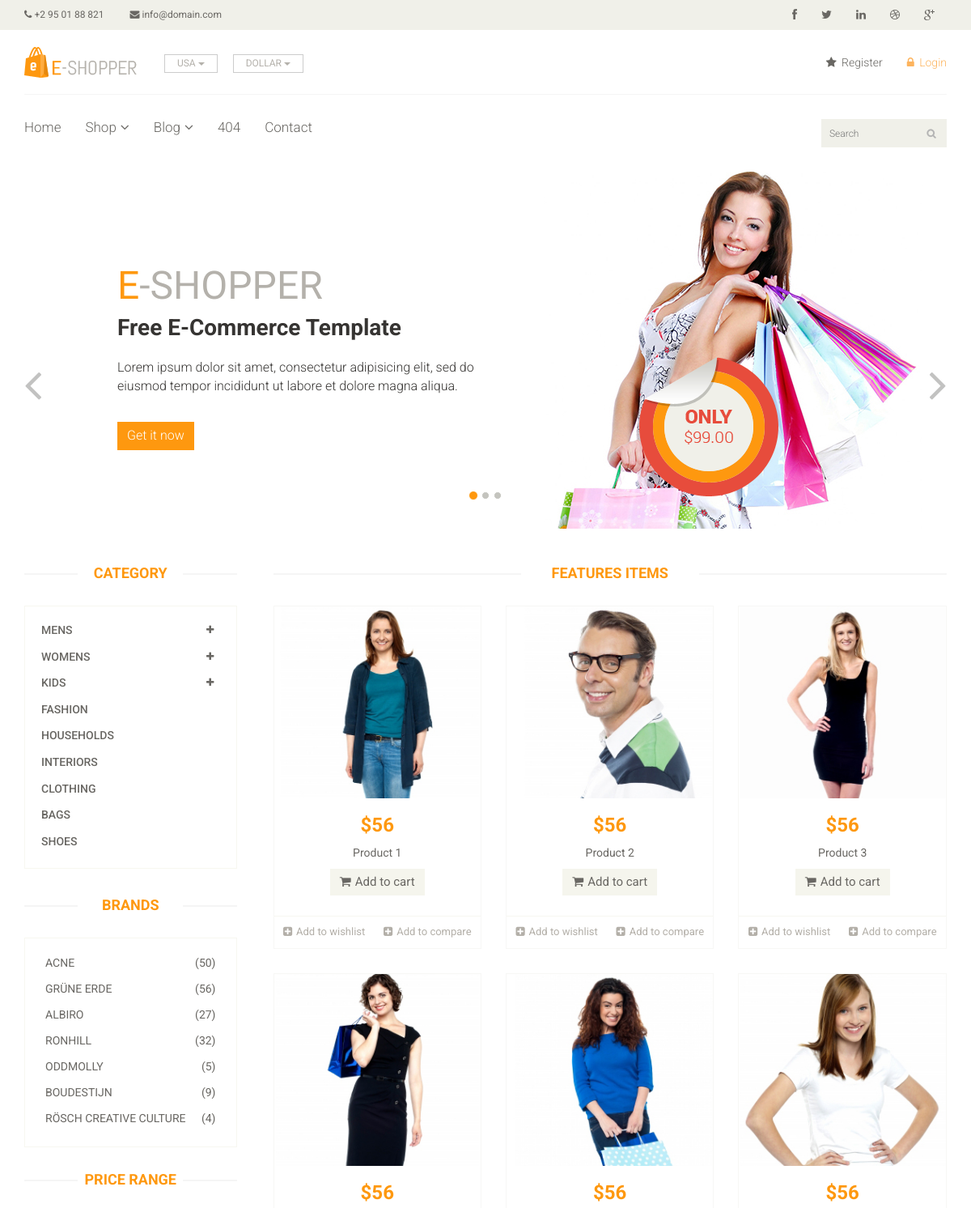
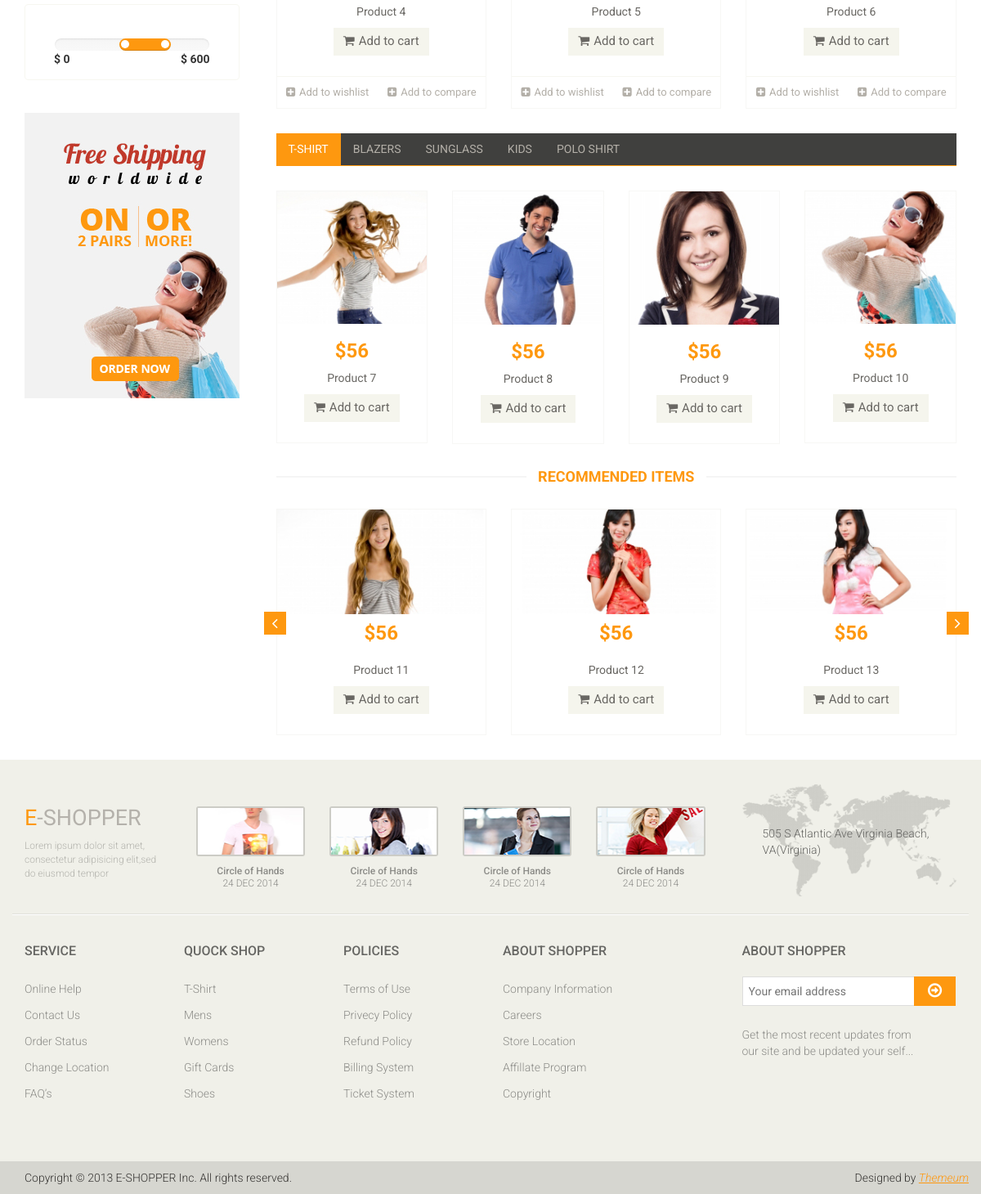
Screenshot of /shopping/ with the database file from the repository (2 pictures, top to bottom).
### shopping/models.py (models this page shows)
class Category(models.Model):
    cate_parent_id = models.IntegerField(blank=True, null=True)
    name = models.TextField()
    description = models.TextField()
    status = models.BooleanField(blank=True, null=True)
    class Meta:
        managed = False
        db_table = 'Category'

class Product(models.Model):
    cate_id = models.IntegerField()
    name = models.TextField()
    price = models.TextField()
    quantity = models.IntegerField()
    image = models.TextField()
    detail = models.TextField()
    status = models.BooleanField(blank=True, null=True)
    class Meta:
        managed = False
        db_table = 'Product'

### shopping/views.py (the view)
def index(request):
    cateParents = Category.objects.filter(cate_parent_id=0)
    featureItems = Product.objects.filter(status=1)[:6]
    categoryTab = Product.objects.filter(status=True) [6:10]
    recommendedItems1 = Product.objects.filter(status=True) [10:13]
    recommendedItems2 = Product.objects.filter(status=True) [13:16]
    context = {
        'parents' : cateParents,
        'featureItems' : featureItems,
        'categoryTab' : categoryTab,
        'recommendedItems1' : recommendedItems1,
        'recommendedItems2' : recommendedItems2
    }
    return render(request, "shopping/index.html", context)

### shopping/templates/shopping/index.html (shortened to what this page needs)
{% extends "home.html" %} {% load custom_filter %} {% load static %} {% block placeholder %}
<section id="slider">
    <div class="container">
        <div class="row">
            <div class="col-sm-12">
                <div id="slider-carousel" class="carousel slide" data-ride="carousel">
                    <ol class="carousel-indicators">
                        <li data-target="#slider-carousel" data-slide-to="0" class="active"></li>
                        <li data-target="#slider-carousel" data-slide-to="1"></li>
                        <li data-target="#slider-carousel" data-slide-to="2"></li>
                    </ol>
                    <div class="carousel-inner">
                        <div class="item active">
                            <div class="col-sm-6">
                                <h1><span>E</span>-SHOPPER</h1>
                                <h2>Free E-Commerce Template</h2>
                                <p>Lorem ipsum dolor sit amet, consectetur adipisicing elit, sed do eiusmod tempor incididunt ut labore et dolore magna aliqua. </p>
                                <button type="button" class="btn btn-default get">Get it now</button>
                            </div>
                            <div class="col-sm-6">
                                <img src="../static/shopping/images/home/girl1.jpg" class="girl img-responsive" alt="" />
                                <img src="../static/shopping/images/home/pricing.png" class="pricing" alt="" />
                            </div>
                        </div>
                    </div>
                    <a href="#slider-carousel" class="left control-carousel hidden-xs" data-slide="prev">
                        <i class="fa fa-angle-left"></i>
                    </a>
                    <a href="#slider-carousel" class="right control-carousel hidden-xs" data-slide="next">
                        <i class="fa fa-angle-right"></i>
                    </a>
                </div>
            </div>
        </div>
    </div>
</section>
<section>
    <div class="container">
        <div class="row">
            <div class="col-sm-3">
                <div class="left-sidebar">
                    <h2>Category</h2>
                    <div class="panel-group category-products" id="accordian">
                        {% for parent in parents %}
                        <div class="panel panel-default">
                            <div class="panel-heading">
                                <h4 class="panel-title">
                                    <a data-toggle="collapse" data-parent="#accordian" href="#{{ parent.id }}">
                                        {% if parent.id|hasChilds == "True" %}
                                            <span class="badge pull-right"><i class="fa fa-plus"></i></span>
                                        {% endif %}
                                        {{parent.name}}
                                    </a>
                                </h4>
                            </div>
                        </div>
                        {% endfor %}
                    </div>
                    <div class="brands_products">
                        <h2>Brands</h2>
                        <div class="brands-name">
                            <ul class="nav nav-pills nav-stacked">
                                <li>
                                    <a href="#"> <span class="pull-right">(50)</span>Acne</a>
                                </li>
                                <li>
                                    <a href="#"> <span class="pull-right">(56)</span>Grüne Erde</a>
                                </li>
                                <li>
                                    <a href="#"> <span class="pull-right">(27)</span>Albiro</a>
                                </li>
                                <li>
                                    <a href="#"> <span class="pull-right">(32)</span>Ronhill</a>
                                </li>
                                <li>
                                    <a href="#"> <span class="pull-right">(5)</span>Oddmolly</a>
                                </li>
                                <li>
                                    <a href="#"> <span class="pull-right">(9)</span>Boudestijn</a>
                                </li>
                                <li>
                                    <a href="#"> <span class="pull-right">(4)</span>Rösch creative culture</a>
                                </li>
                            </ul>
                        </div>
                    </div>
                    <div class="price-range">
                        <h2>Price Range</h2>
                        <div class="well text-center">
                            <input type="text" class="span2" value="" data-slider-min="0" data-slider-max="600" data-slider-step="5" data-slider-value="[250,450]" id="sl2"><br />
                            <b class="pull-left">$ 0</b> <b class="pull-right">$ 600</b>
                        </div>
                    </div>
                    <div class="shipping text-center">
                        <img src="../static/shopping/images/home/shipping.jpg" alt="" />
                    </div>
                </div>
            </div>
            <div class="col-sm-9 padding-right">
                <div class="features_items">
                    <h2 class="title text-center">Features Items</h2>
                    {% for item in featureItems  %}
                    <div class="col-sm-4">
                        <div class="product-image-wrapper">
                            <div class="single-products">
                                <div class="productinfo text-center">
                                    <a href="/detail/{{ Product.id }}">
                                        <img src="{% static item.image %}" alt="" />
                                    </a>
                                    <h2>${{item.price}}</h2>
                                    <a href="/detail/{{ Product.id }}">
                                        <p>{{ item.name}}</p>
                                    </a>
                                    <a href="#" class="btn btn-default add-to-cart"><i class="fa fa-shopping-cart"></i>Add to cart</a>
                                </div>
                                <div class="product-overlay">
                                    <div class="overlay-content">
                                    </div>
                                </div>
                            </div>
                            <div class="choose">
                                <ul class="nav nav-pills nav-justified">
                                    <li><a href="#"><i class="fa fa-plus-square"></i>Add to wishlist</a></li>
                                    <li><a href="#"><i class="fa fa-plus-square"></i>Add to compare</a></li>
                                </ul>
                            </div>
                        </div>
                    </div>
                    {% endfor %}
                </div>
                <div class="category-tab">
                    <div class="col-sm-12">
                        <ul class="nav nav-tabs">
                            <li class="active"><a href="#tshirt" data-toggle="tab">T-Shirt</a></li>
                            <li><a href="#blazers" data-toggle="tab">Blazers</a></li>
                            <li><a href="#sunglass" data-toggle="tab">Sunglass</a></li>
                            <li><a href="#kids" data-toggle="tab">Kids</a></li>
                            <li><a href="#poloshirt" data-toggle="tab">Polo shirt</a></li>
                        </ul>
                    </div>
                    <div class="tab-content">
                        <div class="tab-pane fade active in" id="tshirt">
                            {% for item in categoryTab  %}
                            <div class="col-sm-3">
                                <div class="product-image-wrapper">
                                    <div class="single-products">
                                        <div class="productinfo text-center">
                                            <a href="/detail/{{ Product.id }}">
                                                <img src="{% static item.image %}" alt="" />
                                            </a>
                                            <h2>${{item.price}}</h2>
                                            <a href="/detail/{{ Product.id }}">
                                                <p>{{ item.name }}</p>
                                            </a>
                                            <a href="#" class="btn btn-default add-to-cart"><i class="fa fa-shopping-cart"></i>Add to cart</a>
                                        </div>
                                    </div>
                                </div>
                            </div>
                            {% endfor %}
                        </div>
                    </div>
                </div>
                <div class="recommended_items">
                    <h2 class="title text-center">recommended items</h2>
                    <div id="recommended-item-carousel" class="carousel slide" data-ride="carousel">
                        <div class="carousel-inner">
                            <div class="item active">
                                {% for item in recommendedItems1 %}
                                <div class="col-sm-4">
                                    <div class="product-image-wrapper">
                                        <div class="single-products">
                                            <div class="productinfo text-center">
                                                <a href="/detail/{{ Product.id }}">
                                                    <img src="{% static item.image %}" alt="" />
                                                </a>
                                                <h2>${{item.price}}</h2>
                                                <a href="/detail/{{ Product.id }}">
                                                    <p>{{ item.name }}</p>
                                                </a>
                                                <a href="#" class="btn btn-default add-to-cart"><i class="fa fa-shopping-cart"></i>Add to cart</a>
                                            </div>
                                        </div>
                                    </div>
                                </div>
                                {% endfor %}
                            </div>
                        </div>
                        <a class="left recommended-item-control" href="#recommended-item-carousel" data-slide="prev">
                            <i class="fa fa-angle-left"></i>
                        </a>
                        <a class="right recommended-item-control" href="#recommended-item-carousel" data-slide="next">
                            <i class="fa fa-angle-right"></i>
                        </a>
                    </div>
                </div>
            </div>
        </div>
    </div>
</section>
{% endblock %}

### rows the page displays
Category: name "MENS"
Category: name "WOMENS"
Category: name "KIDS"
Category: name "FASHION"
Category: name "HOUSEHOLDS"
Category: name "INTERIORS"
Category: name "CLOTHING"
Category: name "BAGS"
Category: name "SHOES"
Product: image (picture), price "56", name "Product 1"
Product: image (picture), price "56", name "Product 2"
Product: image (picture), price "56", name "Product 3"
Product: image (picture), price "56", name "Product 4"
Product: image (picture), price "56", name "Product 5"
Product: image (picture), price "56", name "Product 6"
Product: image (picture), price "56", name "Product 7"
Product: image (picture), price "56", name "Product 8"
Product: image (picture), price "56", name "Product 9"
Product: image (picture), price "56", name "Product 10"
Product: image (picture), price "56", name "Product 11"
Product: image (picture), price "56", name "Product 12"
Product: image (picture), price "56", name "Product 13"
